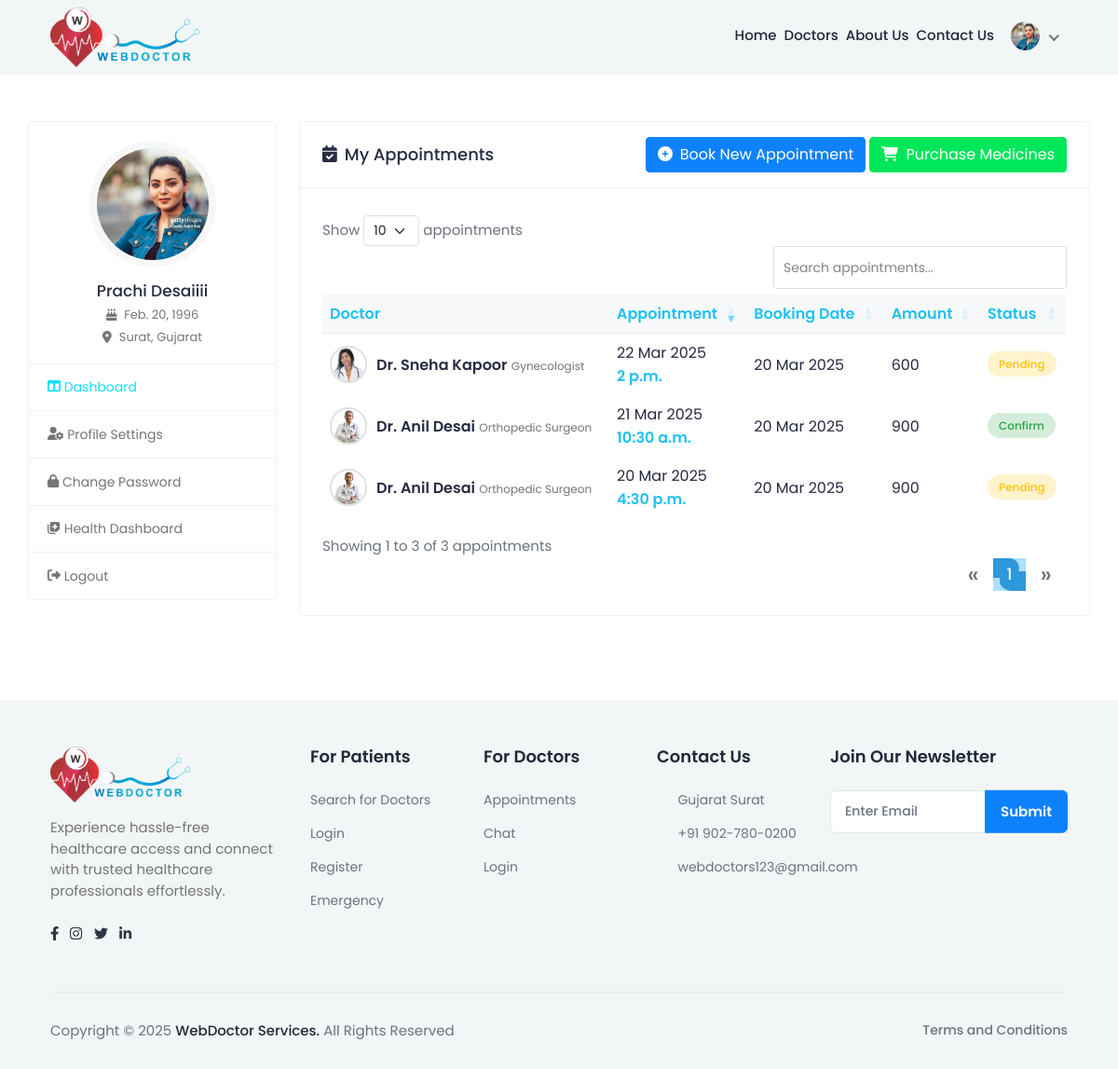
The page /patient_dashboard/ (signed in) on the database as committed earlier.
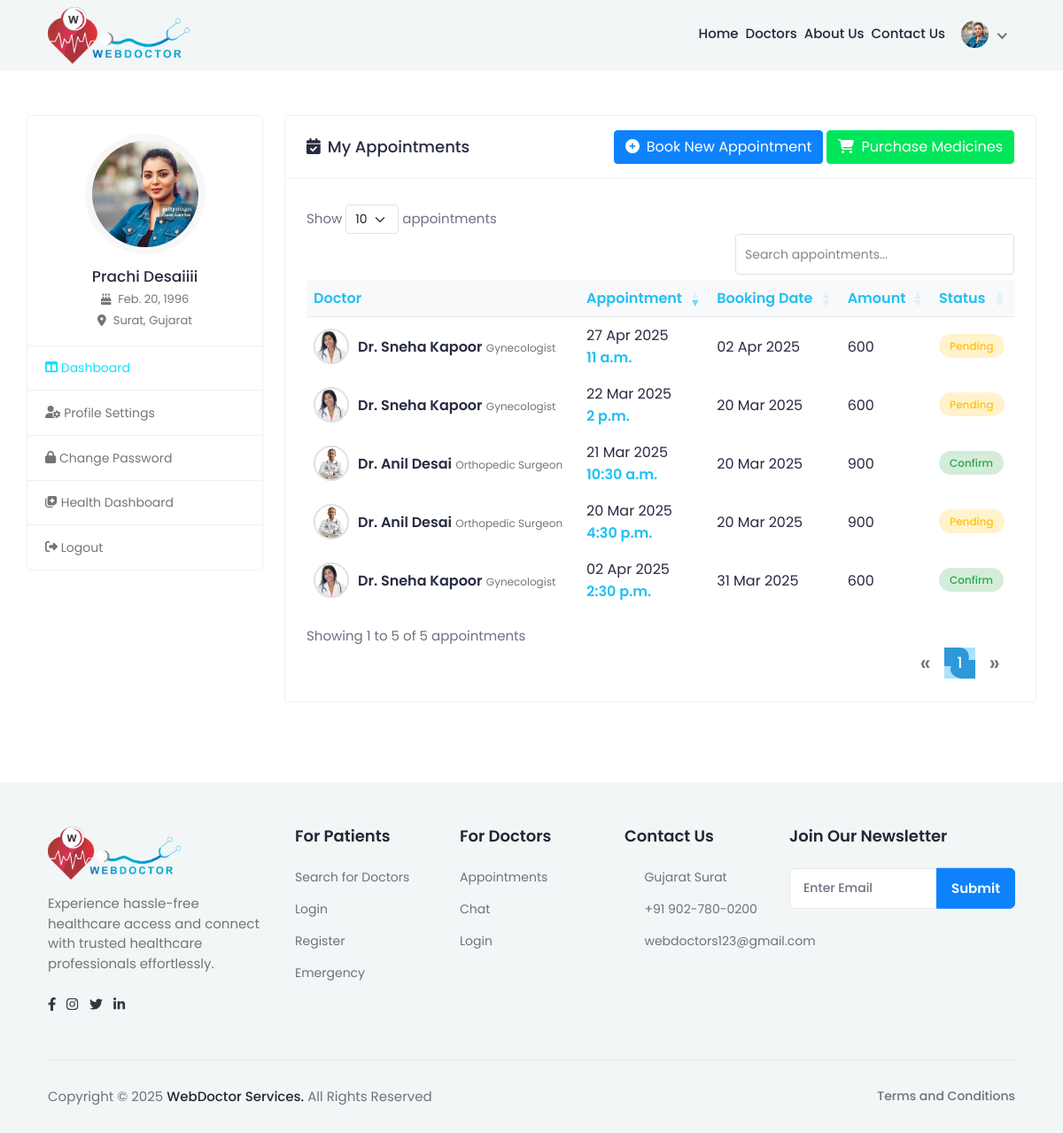
The same page on the database as committed later.
### myapp/models.py (models this page shows, shortened)
class patientRegister(models.Model):
      BLOOD_GROUP_CHOICES = [
        ('A+', 'A+'), ('A-', 'A-'), ('B+', 'B+'), ('B-', 'B-'),
        ('O+', 'O+'), ('O-', 'O-'), ('AB+', 'AB+'), ('AB-', 'AB-')
      ]
      name = models.CharField(max_length=100)
      email = models.EmailField(unique=True)
      phno = models.BigIntegerField(unique=True)
      password = models.CharField(max_length=255)
      profile_img = models.ImageField(upload_to='profile_pics/', null=True, blank=True)
      dob=models.DateField(null=True)
      age = models.PositiveIntegerField(null=True)  # Age field
      weight = models.DecimalField(null=True,max_digits=5,decimal_places=2)#Weight field
      height = models.DecimalField(null=True,max_digits=5, decimal_places=2)
      address = models.TextField()  # Full address
      city = models.CharField(max_length=50)
      state = models.CharField(max_length=50)
      blood_group = models.CharField(max_length=3, choices=BLOOD_GROUP_CHOICES)  # Dropdown selection

class appointment(models.Model):
     STATUS_CHOICE=[('Pending', 'Pending'), ('Confirm', 'Confirm'), ('Cancelled', 'Cancelled')]
     doctor_id=models.ForeignKey(doctorRegister,on_delete=models.CASCADE)
     patient_id=models.ForeignKey(patientRegister,on_delete=models.CASCADE)
     appointment_date = models.DateField()
     appointment_time = models.TimeField()
     reason = models.TextField(null=True)
     symptoms = models.CharField(max_length=255, blank=True, null=True)
     status = models.CharField(max_length=20, choices=STATUS_CHOICE, default='Pending')
     reason = models.TextField(null=True)
     symptoms = models.CharField(max_length=255, blank=True, null=True)
     booking_date = models.DateField(default=now)
     meeting_link = models.URLField(blank=True, null=True)

class doctorRegister(models.Model):
    GENDER_CHOICES = [
        ('M', 'Male'),
        ('F', 'Female'),
        ('O', 'Other'),
    ]
    AVAILABILITY_CHOICES = [
        ('Available', 'Available'),
        ('Not Available', 'Not Available'),
    ]
    name = models.CharField(max_length=100)
    email = models.EmailField(unique=True)
    phno = models.BigIntegerField(unique=True)
    password = models.CharField(max_length=100)
    profile_img = models.ImageField(upload_to='profile_pics/', null=True, blank=True)
    qualification = models.CharField(max_length=100,blank=True, null=True)
    specialization = models.CharField(max_length=100,blank=True, null=True)
    experience = models.IntegerField(blank=True, null=True)
    address = models.TextField(blank=True, null=True)
    city = models.CharField(max_length=50,blank=True, null=True)
    state = models.CharField(max_length=50,blank=True, null=True)
    clinic_name = models.CharField(max_length=255)
    clinic_address = models.TextField()
    gender = models.CharField(max_length=5, choices=GENDER_CHOICES)
    mci_no = models.CharField(max_length=10,blank=True, null=True)
    fee = models.BigIntegerField(null=True)
    about_me=models.TextField(null=True)
    is_approved = models.BooleanField(default=False)
    is_rejected = models.BooleanField(default=False)
    is_available = models.CharField(max_length=20, choices=AVAILABILITY_CHOICES)  # Updated field

### myapp/views.py (the view)
# urls.py: path('patient_dashboard/', views.patient_dashboard, name='patient_dashboard'),
def patient_dashboard(request):
    patient_id = request.session.get('patient_id')  # Get user ID from session
    if not patient_id:
        return redirect("login")  # Redirect to login if session is empty
    try:
        patient = patientRegister.objects.get(id=patient_id)  # Fetch patient data
        print("Patient Found:", patient.name)  # Debugging
    except patientRegister.DoesNotExist:
        return redirect("login")
    patient = get_object_or_404(patientRegister, id=patient_id)  # ✅ Fetch the patient
    appointment_data_list = appointment.objects.filter(patient_id=patient).select_related('doctor_id')
    return render(request, "patient-dashboard.html",{"patient": patient,"appointment_data_list":appointment_data_list})

### myapp/templates/patient-dashboard.html (shortened to what this page needs)
{% load static %}
<html lang="en" style="transform: none" class="fontawesome-i2svg-active fontawesome-i2svg-complete">
<head>
  <link rel="stylesheet" href="https://cdnjs.cloudflare.com/ajax/libs/font-awesome/6.4.0/css/all.min.css"/>
  <link rel="stylesheet" href="{% static 'assets/css/bootstrap.min.css' %}" />
  <link rel="stylesheet" href="https://cdn.datatables.net/1.13.4/css/dataTables.bootstrap5.min.css" />
  <link rel="stylesheet" href="https://cdn.datatables.net/responsive/2.4.1/css/responsive.bootstrap5.min.css" />
  <link rel="stylesheet" href="{% static 'assets/plugins/fontawesome/css/fontawesome.min.css' %}" />
  <link rel="stylesheet" href="{% static 'assets/plugins/fontawesome/css/all.min.css' %}" />
  <link rel="stylesheet" href="{% static 'assets/css/feather.css' %}" />
  <link rel="stylesheet" href="https://cdnjs.cloudflare.com/ajax/libs/jquery-confirm/3.3.2/jquery-confirm.min.css" />
  <link rel="stylesheet" href="{% static 'assets/css/custom.css' %}" />
</head>
<body style="transform: none">
  {% block content %}
  <div class="main-wrapper" style="transform: none">
    <header class="header header-fixed header-one header-space">
      <div class="container">
        <nav class="navbar navbar-expand-lg header-nav">
          <div class="navbar-header">
            <a href="{% url 'index' %}" class="navbar-brand logo">
              <img src="{% static 'assets/img/logo.png' %}" class="img-fluid" alt="Logo">
            </a>
          </div>
          <div class="main-menu-wrapper">
            <ul class="main-nav">
              <li>
                <a href="{% url 'index' %}">Home</a>
              </li>
              <li>
                <a href="{% url 'doctor_list' %}">Doctors</a>
              </li>
              <li>
                <a href="{% url 'about_us' %}">About Us</a>
              </li>
              <li>
                <a href="{% url 'contact_us' %}">Contact Us</a>
              </li>
              <ul class="nav header-navbar-rht" style="padding-top: 20px;">
                <li class="nav-item dropdown has-arrow logged-item">
                  <a href="#" class="dropdown-toggle nav-link" data-bs-toggle="dropdown" aria-expanded="false">
                    <span class="user-img">
                      {% if patient.profile_img %}
                      <img class="rounded-circle" src="{{ patient.profile_img.url }}" width="31" alt="profile" />
                      {% else %}
                      <img class="rounded-circle" src="/static/assets/img/default_profile.png" width="31"
                        alt="default profile" />
                      {% endif %}
                    </span>
                  </a>
                </li>
              </ul>
            </ul>
          </div>
        </nav>
      </div>
    </header>
    <div class="content" style="transform: none; min-height: 385.906px">
      <div class="container-fluid" style="transform: none; padding-top: 50px">
        <div class="row" style="transform: none">
          <div class="col-md-5 col-lg-4 col-xl-3 theiaStickySidebar" style="
                position: relative;
                overflow: visible;
                box-sizing: border-box;
                min-height: 1px;
              ">
            <div class="theiaStickySidebar" style="
                  padding-top: 0px;
                  padding-bottom: 1px;
                  position: static;
                  transform: none;
                ">
              <div class="profile-sidebar">
                <div class="widget-profile pro-widget-content">
                  <div class="profile-info-widget">
                    <a href="#" class="booking-doc-img">
                      {% if patient.profile_img %}
                      <img class="rounded-circle" src="{{ patient.profile_img.url }}" width="31" alt="profile" />
                      {% else %}
                      <img class="rounded-circle" src="/static/assets/img/default_profile.png" width="31"
                        alt="default profile" />
                      {% endif %}
                    </a>
                    <div class="profile-det-info">
                      <h3>{{ patient.name }}</h3>
                      <div class="patient-details">
                        <h5>
                          <i class="fas fa-birthday-cake me-2"></i>{{ patient.dob }}
                        </h5>
                        <h5 class="mb-0">
                          <i class="fas fa-map-marker-alt me-2"></i>{{ patient.city }}, {{ patient.state }}
                        </h5>
                      </div>
                    </div>
                  </div>
                </div>
                <div class="dashboard-widget">
                  <nav class="dashboard-menu">
                    <ul>
                      <li class="active">
                        <a href="{% url 'patient_dashboard' %}">
                          <i class="fas fa-columns"></i>
                          <span>Dashboard</span>
                        </a>
                      </li>
                      <li>
                        <a href="{% url 'patient_profile_settings' %}">
                          <i class="fas fa-user-cog"></i>
                          <span>Profile Settings</span>
                        </a>
                      </li>
                      <li>
                        <a href="{% url 'patient_change_password' %}">
                          <i class="fas fa-lock"></i>
                          <span>Change Password</span>
                        </a>
                      </li>
                      <li>
                        <a href="{% url 'health_dashboard' %}">
                          <i class="fas fa-notes-medical"></i>
                          <span>Health Dashboard</span>
                        </a>
                      </li>
                      <li>
                        <a href="{% url 'logout' %}">
                          <i class="fas fa-sign-out-alt"></i>
                          <span>Logout</span>
                        </a>
                      </li>
                    </ul>
                  </nav>
                </div>
              </div>
            </div>
          </div>
          <div class="col-md-7 col-lg-8 col-xl-9">
            <div class="card">
              <div class="card-header d-flex justify-content-between align-items-center">
                <h4><i class="fas fa-calendar-check me-2"></i>My Appointments</h4>
                <div>
                 <a href="{% url 'doctor_list' %}" class="btn prime-btn btn-primary">
                    <i class="fas fa-plus-circle me-1"></i> Book New Appointment
                  </a>
                  <a href="{% url 'medicines' %}" class="btn btn-success">
                    <i class="fas fa-shopping-cart me-1"></i> Purchase Medicines
                </a>
                </div>
              </div>
              <div class="card-body">
                <div class="table-responsive">
                  <table class="table table-hover table-center mb-0 appointment-table" id="appointmentTable">
                    <thead class="h-100">
                      <tr>
                        <th>Doctor</th>
                        <th>Appointment</th>
                        <th>Booking Date</th>
                        <th>Amount</th>
                        <th>Status</th>
                      </tr>
                    </thead>
                    <tbody>
                      {% for appointment in appointment_data_list %}
                      <tr>
                        <td>
                          <div class="doctor-info">
                            {% if appointment.doctor_id.profile_img %}
                            <img src="{{ appointment.doctor_id.profile_img.url }}" alt="Doctor">
                            {% else %}
                            <img src="/static/assets/img/default_profile.png" alt="Doctor">
                            {% endif %}
                            <div>
                              <h2 class="doctor-name">Dr. {{ appointment.doctor_id.name }}</h2>
                              <span class="doctor-specialty">{{ appointment.doctor_id.specialization }}</span>
                            </div>
                          </div>
                        </td>
                        <td>
                          <div>
                            <span class="d-block">{{appointment.appointment_date|date:"d M Y"}}</span>
                            <span class="appointment-time">{{appointment.appointment_time}}</span>
                          </div>
                        </td>
                        <td>{{appointment.booking_date|date:"d M Y"}}</td>
                        <td>{{appointment.doctor_id.fee}}</td>
                        <td>
                          {% if appointment.status == 'Confirm' %}
                          <span class="appointment-status status-confirmed">{{appointment.status}}</span>
                          {% elif appointment.status == 'Pending' %}
                          <span class="appointment-status status-pending">{{appointment.status}}</span>
                          {% elif appointment.status == 'Cancelled' %}
                          <span class="appointment-status status-cancelled">{{appointment.status}}</span>
                          {% else %}
                          <span class="appointment-status">{{appointment.status}}</span>
                          {% endif %}
                        </td>
                      </tr>
                      {% endfor %}
                    </tbody>
                  </table>
                </div>
              </div>
            </div>
          </div>
        </div>
      </div>
    </div>
    {% include "footer.html" %}
    {% endblock %}
</body>
</html>

Rows that differ between the two databases and show on the page:
added appointment: doctor_id.profile_img (picture), doctor_id.name "Sneha Kapoor", doctor_id.specialization "Gynecologist", appointment_date "02 Apr 2025", appointment_time "2:30 p.m.", booking_date "31 Mar 2025", doctor_id.fee "600", status "Confirm"
added appointment: doctor_id.profile_img (picture), doctor_id.name "Sneha Kapoor", doctor_id.specialization "Gynecologist", appointment_date "27 Apr 2025", appointment_time "11 a.m.", booking_date "02 Apr 2025", doctor_id.fee "600", status "Pending"
Other text that changed with them:
text written by a page script: "Show appointments Showing 1 to 3 of 3 appointments « 1 »" → "Show appointments Showing 1 to 5 of 5 appointments « 1 »"
